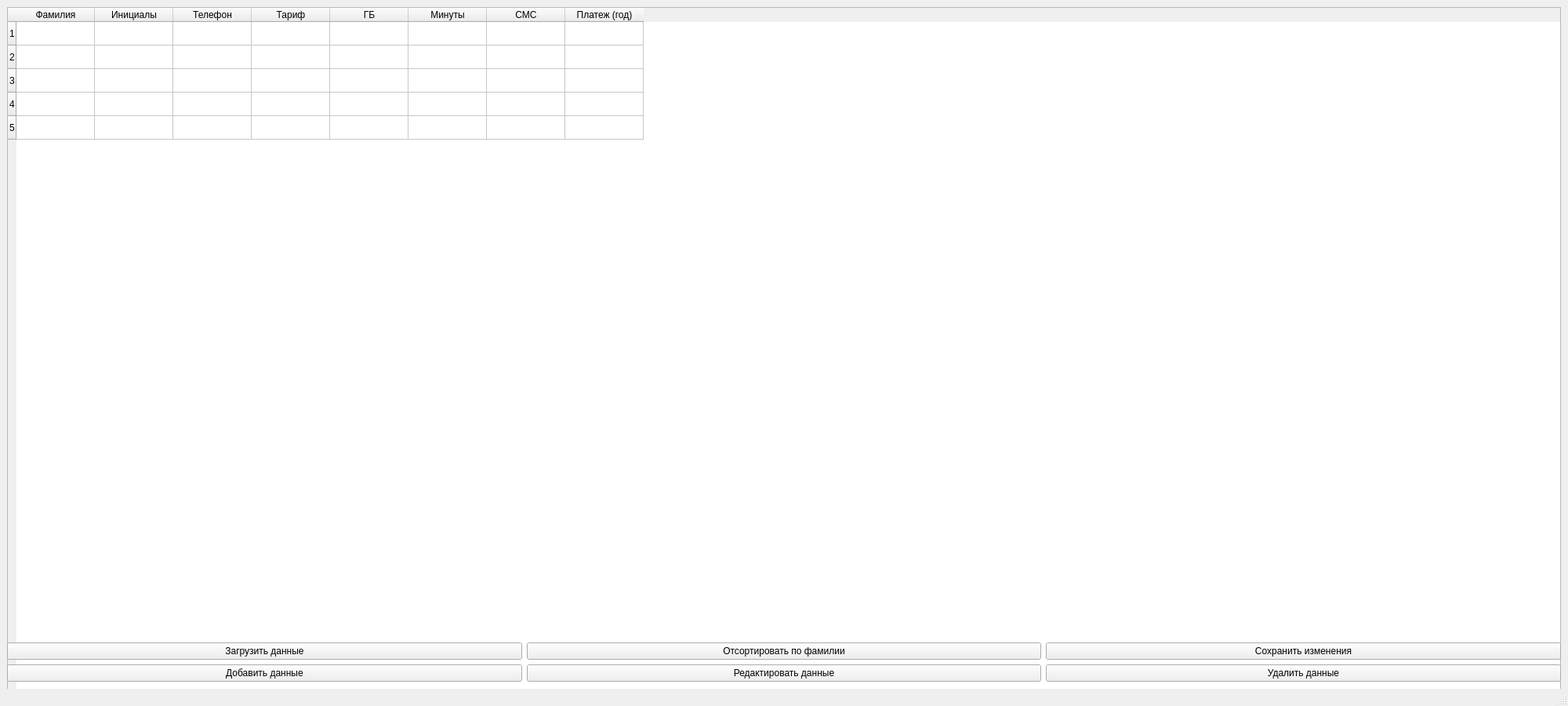
<?xml version="1.0" encoding="UTF-8"?>
<ui version="4.0">
 <class>MainWindow</class>
 <widget class="QMainWindow" name="MainWindow">
  <property name="geometry">
   <rect>
    <x>0</x>
    <y>0</y>
    <width>2000</width>
    <height>900</height>
   </rect>
  </property>
  <property name="minimumSize">
   <size>
    <width>2000</width>
    <height>900</height>
   </size>
  </property>
  <property name="windowTitle">
   <string>Мобильная сеть</string>
  </property>
  <widget class="QWidget" name="centralwidget">
   <layout class="QVBoxLayout" name="verticalLayout">
    <item>
     <widget class="QTableWidget" name="tableWidget">
      <property name="minimumSize">
       <size>
        <width>1500</width>
        <height>900</height>
       </size>
      </property>
      <property name="rowCount">
       <number>5</number>
      </property>
      <property name="columnCount">
       <number>8</number>
      </property>
      <column>
       <property name="text">
        <string>Фамилия</string>
       </property>
      </column>
      <column>
       <property name="text">
        <string>Инициалы</string>
       </property>
      </column>
      <column>
       <property name="text">
        <string>Телефон</string>
       </property>
      </column>
      <column>
       <property name="text">
        <string>Тариф</string>
       </property>
      </column>
      <column>
       <property name="text">
        <string>ГБ</string>
       </property>
      </column>
      <column>
       <property name="text">
        <string>Минуты</string>
       </property>
      </column>
      <column>
       <property name="text">
        <string>СМС</string>
       </property>
      </column>
      <column>
       <property name="text">
        <string>Платеж (год)</string>
       </property>
      </column>
     </widget>
    </item>
    <item>
     <layout class="QHBoxLayout" name="horizontalLayout_1">
      <item>
       <widget class="QPushButton" name="btn_load">
        <property name="text">
         <string>Загрузить данные</string>
        </property>
       </widget>
      </item>
      <item>
       <widget class="QPushButton" name="btn_sort">
        <property name="text">
         <string>Отсортировать по фамилии</string>
        </property>
       </widget>
      </item>
      <item>
       <widget class="QPushButton" name="btn_save">
        <property name="text">
         <string>Сохранить изменения</string>
        </property>
       </widget>
      </item>
     </layout>
    </item>
    <item>
     <layout class="QHBoxLayout" name="horizontalLayout_2">
      <item>
       <widget class="QPushButton" name="btn_add">
        <property name="text">
         <string>Добавить данные</string>
        </property>
       </widget>
      </item>
      <item>
       <widget class="QPushButton" name="btn_edit">
        <property name="text">
         <string>Редактировать данные</string>
        </property>
       </widget>
      </item>
      <item>
       <widget class="QPushButton" name="btn_delete">
        <property name="text">
         <string>Удалить данные</string>
        </property>
       </widget>
      </item>
     </layout>
    </item>
   </layout>
  </widget>
  <widget class="QMenuBar" name="menubar">
   <property name="geometry">
    <rect>
     <x>0</x>
     <y>0</y>
     <width>1000</width>
     <height>21</height>
    </rect>
   </property>
  </widget>
  <widget class="QStatusBar" name="statusbar"/>
 </widget>
 <resources/>
 <connections/>
</ui>
